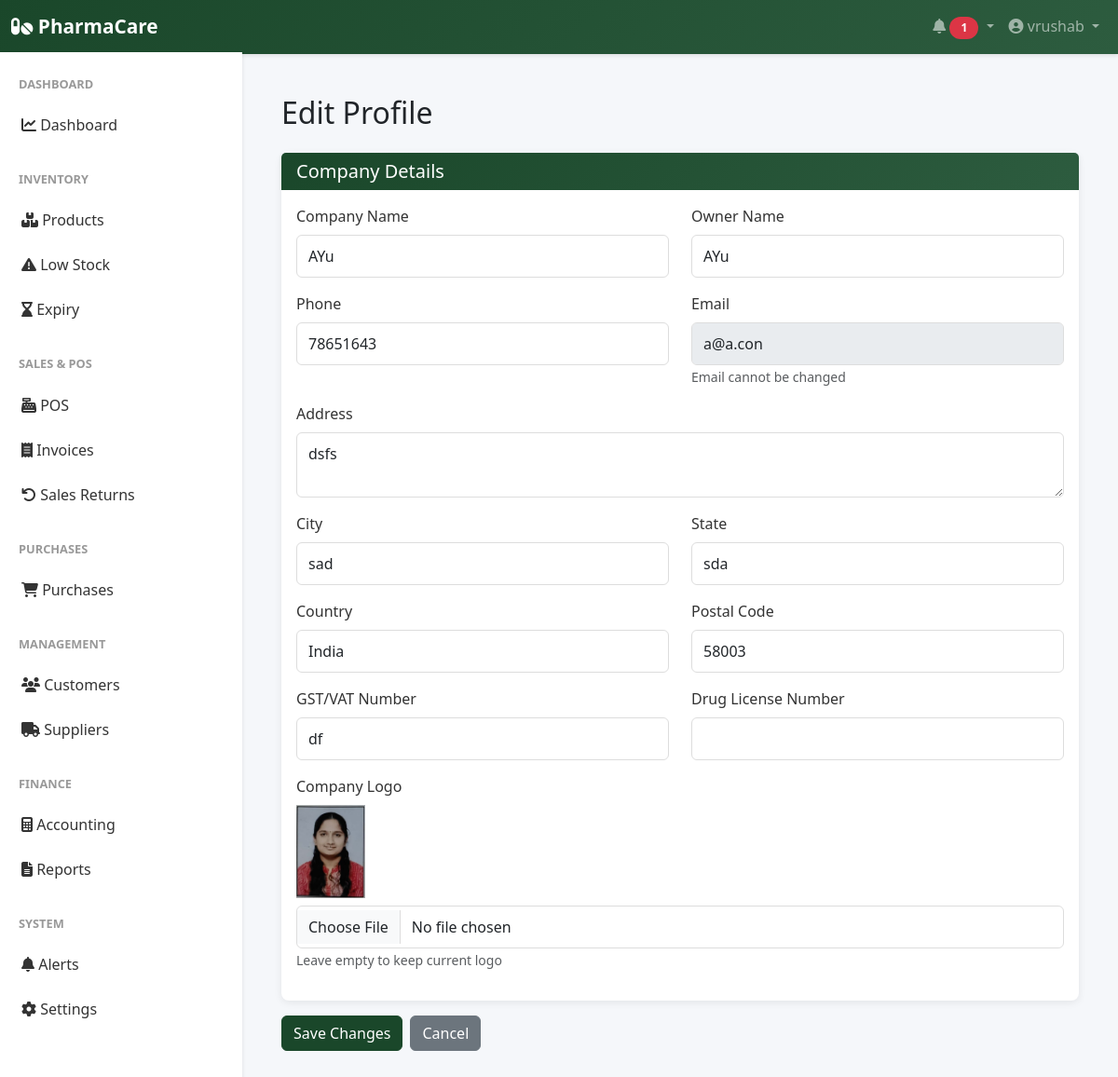
The app's page /profile/edit (signed in) with its own data.
### app/models.py (models this page shows, shortened)
class User(UserMixin, db.Model):
    __tablename__ = 'user'
    id = db.Column(db.Integer, primary_key=True)
    company_id = db.Column(db.Integer, db.ForeignKey('company.id'), nullable=False, unique=True)
    username = db.Column(db.String(255), unique=True, nullable=False)
    password_hash = db.Column(db.String(255), nullable=False)
    is_active = db.Column(db.Boolean, default=True)
    last_login = db.Column(db.DateTime)
    created_date = db.Column(db.DateTime, default=datetime.utcnow)
    updated_date = db.Column(db.DateTime, default=datetime.utcnow, onupdate=datetime.utcnow)
    company = db.relationship('Company', back_populates='user')

class Company(db.Model):
    __tablename__ = 'company'
    id = db.Column(db.Integer, primary_key=True)
    company_id = db.Column(db.String(36), unique=True, default=lambda: str(uuid.uuid4()))
    company_name = db.Column(db.String(255), nullable=False)
    owner_name = db.Column(db.String(255), nullable=False)
    email = db.Column(db.String(255), unique=True, nullable=False)
    phone = db.Column(db.String(20), nullable=False)
    address = db.Column(db.String(500), nullable=False)
    city = db.Column(db.String(100), nullable=False)
    state = db.Column(db.String(100), nullable=False)
    country = db.Column(db.String(100), nullable=False)
    postal_code = db.Column(db.String(20), nullable=False)
    gst_number = db.Column(db.String(50), unique=True)
    drug_license_number = db.Column(db.String(100), unique=True)
    logo_path = db.Column(db.String(500))
    is_active = db.Column(db.Boolean, default=True)
    created_date = db.Column(db.DateTime, default=datetime.utcnow)
    updated_date = db.Column(db.DateTime, default=datetime.utcnow, onupdate=datetime.utcnow)
    user = db.relationship('User', back_populates='company', uselist=False, cascade='all, delete-orphan')
    products = db.relationship('Product', back_populates='company', cascade='all, delete-orphan')
    sales = db.relationship('Sale', back_populates='company', cascade='all, delete-orphan')
    purchases = db.relationship('Purchase', back_populates='company', cascade='all, delete-orphan')
    customers = db.relationship('Customer', back_populates='company', cascade='all, delete-orphan')
    suppliers = db.relationship('Supplier', back_populates='company', cascade='all, delete-orphan')
    expenses = db.relationship('Expense', back_populates='company', cascade='all, delete-orphan')
    alerts = db.relationship('Alert', back_populates='company', cascade='all, delete-orphan')

### app/routes/auth.py (the view, shortened to what this page needs)
@auth_bp.route('/profile/edit', methods=['GET', 'POST'])
@login_required
def edit_profile():
    company = current_user.company
    return render_template('edit_profile.html', company=company)

### app/templates/edit_profile.html (shortened to what this page needs)
{% extends "base.html" %}
{% block content %}
<div class="container mt-4">
    <h2 class="mb-4">Edit Profile</h2>
    <form method="POST" enctype="multipart/form-data">
        <div class="card">
            <div class="card-header">
                <h5 class="mb-0">Company Details</h5>
            </div>
            <div class="card-body">
                <div class="row">
                    <div class="col-md-6 mb-3">
                        <label for="company_name" class="form-label">Company Name</label>
                        <input type="text" class="form-control" id="company_name" name="company_name" value="{{ company.company_name }}" required>
                    </div>
                    <div class="col-md-6 mb-3">
                        <label for="owner_name" class="form-label">Owner Name</label>
                        <input type="text" class="form-control" id="owner_name" name="owner_name" value="{{ company.owner_name }}" required>
                    </div>
                </div>
                <div class="row">
                    <div class="col-md-6 mb-3">
                        <label for="phone" class="form-label">Phone</label>
                        <input type="tel" class="form-control" id="phone" name="phone" value="{{ company.phone }}" required>
                    </div>
                    <div class="col-md-6 mb-3">
                        <label for="email" class="form-label">Email</label>
                        <input type="email" class="form-control" id="email" name="email" value="{{ company.email }}" disabled>
                        <small class="text-muted">Email cannot be changed</small>
                    </div>
                </div>
                <div class="mb-3">
                    <label for="address" class="form-label">Address</label>
                    <textarea class="form-control" id="address" name="address" rows="2" required>{{ company.address }}</textarea>
                </div>
                <div class="row">
                    <div class="col-md-6 mb-3">
                        <label for="city" class="form-label">City</label>
                        <input type="text" class="form-control" id="city" name="city" value="{{ company.city }}" required>
                    </div>
                    <div class="col-md-6 mb-3">
                        <label for="state" class="form-label">State</label>
                        <input type="text" class="form-control" id="state" name="state" value="{{ company.state }}" required>
                    </div>
                </div>
                <div class="row">
                    <div class="col-md-6 mb-3">
                        <label for="country" class="form-label">Country</label>
                        <input type="text" class="form-control" id="country" name="country" value="{{ company.country }}" required>
                    </div>
                    <div class="col-md-6 mb-3">
                        <label for="postal_code" class="form-label">Postal Code</label>
                        <input type="text" class="form-control" id="postal_code" name="postal_code" value="{{ company.postal_code }}" required>
                    </div>
                </div>
                <div class="row">
                    <div class="col-md-6 mb-3">
                        <label for="gst_number" class="form-label">GST/VAT Number</label>
                        <input type="text" class="form-control" id="gst_number" name="gst_number" value="{{ company.gst_number or '' }}">
                    </div>
                    <div class="col-md-6 mb-3">
                        <label for="drug_license_number" class="form-label">Drug License Number</label>
                        <input type="text" class="form-control" id="drug_license_number" name="drug_license_number" value="{{ company.drug_license_number or '' }}">
                    </div>
                </div>
                <div class="mb-3">
                    <label for="logo" class="form-label">Company Logo</label>
                    {% if company.logo_path %}
                    <div class="mb-2">
                        <img src="{{ url_for('static', filename=company.logo_path) }}" alt="Logo" style="max-height: 100px;">
                    </div>
                    {% endif %}
                    <input type="file" class="form-control" id="logo" name="logo" accept="image/*">
                    <small class="text-muted">Leave empty to keep current logo</small>
                </div>
            </div>
        </div>
        <div class="mt-3 d-flex gap-2">
            <button type="submit" class="btn btn-primary">Save Changes</button>
            <a href="{{ url_for('auth.profile') }}" class="btn btn-secondary">Cancel</a>
        </div>
    </form>
</div>
{% endblock %}

### app/templates/base.html (shortened to what this page needs)
<!DOCTYPE html>
<html lang="en">
<head>
    <link href="https://cdn.jsdelivr.net/npm/bootstrap@5.3.0/dist/css/bootstrap.min.css" rel="stylesheet">
    <link rel="stylesheet" href="https://cdnjs.cloudflare.com/ajax/libs/font-awesome/6.4.0/css/all.min.css">
</head>
<body>
    <nav class="navbar navbar-expand-lg navbar-dark">
        <div class="container-fluid">
            <a class="navbar-brand" href="{{ url_for('dashboard.dashboard') }}">
                <i class="fas fa-pills"></i> PharmaCare
            </a>
            <div class="collapse navbar-collapse" id="navbarNav">
                <ul class="navbar-nav ms-auto">
                    {% if current_user.is_authenticated %}
                    <li class="nav-item dropdown">
                        <a class="nav-link dropdown-toggle" href="#" id="alertsDropdown" role="button" data-bs-toggle="dropdown">
                            <i class="fas fa-bell"></i>
                            <span id="alert-badge" class="badge bg-danger" style="display:none;">0</span>
                        </a>
                    </li>
                    <li class="nav-item dropdown">
                        <a class="nav-link dropdown-toggle" href="#" id="userDropdown" role="button" data-bs-toggle="dropdown">
                            <i class="fas fa-user-circle"></i> {{ current_user.username }}
                        </a>
                    </li>
                    {% endif %}
                </ul>
            </div>
        </div>
    </nav>
    {% if current_user.is_authenticated %}
    <div class="sidebar">
        <nav class="nav flex-column">
            <div class="nav-section-title">Dashboard</div>
            <a class="nav-link {% if request.endpoint == 'dashboard.dashboard' %}active{% endif %}" href="{{ url_for('dashboard.dashboard') }}">
                <i class="fas fa-chart-line"></i> Dashboard
            </a>
            <div class="nav-section-title">Inventory</div>
            <a class="nav-link {% if 'inventory' in request.path %}active{% endif %}" href="{{ url_for('inventory.products_list') }}">
                <i class="fas fa-boxes"></i> Products
            </a>
            <a class="nav-link {% if request.endpoint == 'inventory.low_stock_report' %}active{% endif %}" href="{{ url_for('inventory.low_stock_report') }}">
                <i class="fas fa-exclamation-triangle"></i> Low Stock
            </a>
            <a class="nav-link {% if request.endpoint == 'inventory.expiry_report' %}active{% endif %}" href="{{ url_for('inventory.expiry_report') }}">
                <i class="fas fa-hourglass-end"></i> Expiry
            </a>
            <div class="nav-section-title">Sales & POS</div>
            <a class="nav-link {% if request.endpoint == 'sales.pos' %}active{% endif %}" href="{{ url_for('sales.pos') }}">
                <i class="fas fa-cash-register"></i> POS
            </a>
            <a class="nav-link {% if 'invoices' in request.path %}active{% endif %}" href="{{ url_for('sales.invoices_list') }}">
                <i class="fas fa-receipt"></i> Invoices
            </a>
            <a class="nav-link {% if request.endpoint == 'sales.sales_returns_list' %}active{% endif %}" href="{{ url_for('sales.sales_returns_list') }}">
                <i class="fas fa-undo"></i> Sales Returns
            </a>
            <div class="nav-section-title">Purchases</div>
            <a class="nav-link {% if 'purchases' in request.path %}active{% endif %}" href="{{ url_for('purchases.purchases_list') }}">
                <i class="fas fa-shopping-cart"></i> Purchases
            </a>
            <div class="nav-section-title">Management</div>
            <a class="nav-link {% if 'customers' in request.path %}active{% endif %}" href="{{ url_for('customers.customers_list') }}">
                <i class="fas fa-users"></i> Customers
            </a>
            <a class="nav-link {% if 'suppliers' in request.path %}active{% endif %}" href="{{ url_for('suppliers.suppliers_list') }}">
                <i class="fas fa-truck"></i> Suppliers
            </a>
            <div class="nav-section-title">Finance</div>
            <a class="nav-link {% if 'accounting' in request.path %}active{% endif %}" href="{{ url_for('accounting.accounting_dashboard') }}">
                <i class="fas fa-calculator"></i> Accounting
            </a>
            <a class="nav-link {% if 'reports' in request.path %}active{% endif %}" href="{{ url_for('reports.reports_home') }}">
                <i class="fas fa-file-alt"></i> Reports
            </a>
            <div class="nav-section-title">System</div>
            <a class="nav-link {% if request.endpoint == 'alerts.alerts' %}active{% endif %}" href="{{ url_for('alerts.alerts') }}">
                <i class="fas fa-bell"></i> Alerts
            </a>
            <a class="nav-link" href="{{ url_for('auth.profile') }}">
                <i class="fas fa-cog"></i> Settings
            </a>
        </nav>
    </div>
    {% endif %}
    <div class="{% if current_user.is_authenticated %}main-content{% else %}container mt-5{% endif %}">
        {% block content %}{% endblock %}
    </div>
</body>
</html>

### app/templates/base.html (style rules this page uses)
:root { --primary-color: #1a472a; --secondary-color: #2d5c3f; --danger-color: #dc3545; --success-color: #28a745; --warning-color: #ffc107; --info-color: #17a2b8; }
body { font-family: 'Segoe UI', Tahoma, Geneva, Verdana, sans-serif; background-color: #f5f7fa; }
.navbar { background: linear-gradient(135deg, var(--primary-color), var(--secondary-color)); box-shadow: 0 2px 4px rgba(0,0,0,0.1); }
.navbar-brand { font-weight: 600; font-size: 1.3rem; }
.sidebar { background: white; box-shadow: 0 2px 4px rgba(0,0,0,0.1); position: fixed; left: 0; top: 56px; bottom: 0; width: 260px; overflow-y: auto; z-index: 100; }
.main-content { margin-left: 260px; padding: 30px; padding-top: 20px; }
.sidebar .nav-link { color: #333; padding: 12px 20px; border-left: 3px solid transparent; transition: all 0.3s ease; }
.sidebar .nav-section-title { font-size: 0.8rem; font-weight: 600; color: #999; text-transform: uppercase; padding: 15px 20px 10px; margin-top: 10px; }
.card { border: none; box-shadow: 0 2px 8px rgba(0,0,0,0.08); border-radius: 8px; }
.card-header { background: linear-gradient(135deg, var(--primary-color), var(--secondary-color)); color: white; border: none; font-weight: 600; }
.btn-primary { background-color: var(--primary-color); border-color: var(--primary-color); }
.badge { padding: 6px 12px; border-radius: 20px; }
.form-label { font-weight: 500; color: #333; margin-bottom: 8px; }
.form-control, .form-select { border: 1px solid #ddd; border-radius: 6px; padding: 10px 12px; }

### records on screen
User: username "vrushab"
Company: company_name "AYu", owner_name "AYu", phone "78651643", email "a@a.con", address "dsfs", city "sad", state "sda", country "India", postal_code "58003", gst_number "df", logo_path (picture)
